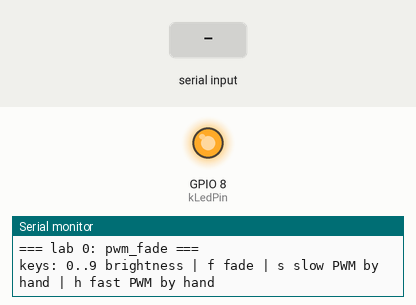
Recording of a sketch running on a simulated ESP32-S3. Parts: output pins drawn as LEDs (lit = HIGH), the last lines printed to the serial monitor. Dashed ring = blinking. The inputs (shaded band) are chosen by the test bench.

Above: at 1.4 s.
1.5 s: "f90\n" received over Serial
At 3.7 s:
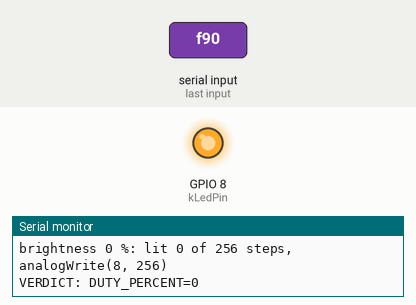
4.5 s: "s90\n" received over Serial
At 4.63 s:
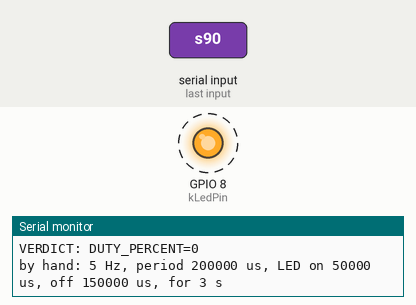
7.5 s: "f,45\n" received over Serial
10.5 s: "s,45\n" received over Serial
At 10.63 s:
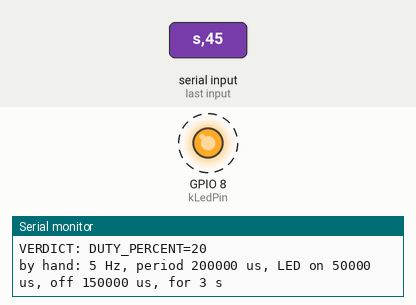
13.5 s: "s" received over Serial
Timing chart, 0 to 17.5 s (numbered marks = the images above; inputs shaded):
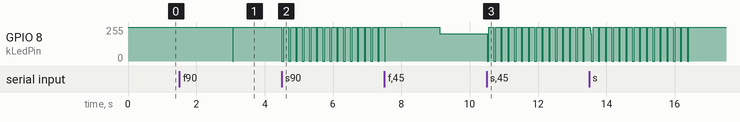

The sketch:

pwm_fade.ino
```cpp
// pwm_fade - brightness from an on/off pin: pulse-width modulation (PWM)
//
// A digital pin is either on or off. To make the LED half as bright, switch
// it on and off fast, so that it is on half of the time. The fraction of time
// it is on is the duty cycle. Done slowly, you see the blinking; done fast
// enough, the eye averages it into a dimmer light.
//
// Keys s and h do PWM by hand, with digitalWrite() and a delay. The other
// keys use analogWrite(), which hands the job to a hardware peripheral (LEDC)
// that keeps switching the pin while the CPU does something else.
//
//   0..9  brightness with analogWrite(): 0 = off ... 9 = full
//   f     fade up and down once with analogWrite()
//   s     PWM by hand at kSlowHz for 3 s: you see it blink
//   h     PWM by hand at kFastHz for 3 s: you see it dim

// ---- EXPERIMENT KNOBS ----
const int kLedPin = 8;            // blue LED, lit when LOW
const uint32_t kSlowHz = 5;       // PWM by hand, slow
const uint32_t kFastHz = 500;     // PWM by hand, fast
const int kHandDutyPercent = 25;  // duty cycle for keys s and h
const uint32_t kFadeMs = 2000;    // one fade, up and down

// The brightness for each digit key, in percent. The steps are small at the
// bottom on purpose: the eye notices a change from 1 % to 2 % much more than
// one from 75 % to 76 %.
static const int kLevels[10] = {0, 1, 2, 5, 10, 20, 35, 50, 75, 100};

// The PWM period has 256 steps, and analogWrite(pin, v) keeps the pin HIGH
// for v of them (255 and above means HIGH all the time). This LED lights when
// the pin is LOW, so to light it for `lit` steps out of 256, write 256 - lit.
// lit = 0 is off, lit = 256 is full on.
static int led_brightness(int lit) {
    int v = 256 - lit;
    analogWrite(kLedPin, v);
    return v;
}

static void pwm_by_hand(uint32_t hz) {
    uint32_t period_us = 1000000 / hz;
    uint32_t on_us = period_us * kHandDutyPercent / 100;
    uint32_t off_us = period_us - on_us;
    Serial.printf("by hand: %lu Hz, period %lu us, LED on %lu us, off %lu us, for 3 s\n", (unsigned long)hz,
                  (unsigned long)period_us, (unsigned long)on_us, (unsigned long)off_us);

    pinMode(kLedPin, OUTPUT);  // take the pin back from the PWM peripheral
    uint32_t periods = 3 * hz;
    for (uint32_t i = 0; i < periods; i++) {
        digitalWrite(kLedPin, LOW);  // on
        delayMicroseconds(on_us);
        digitalWrite(kLedPin, HIGH);  // off
        delayMicroseconds(off_us);
    }
    char v[32];
    snprintf(v, sizeof(v), "SOFT_PWM_HZ=%lu", (unsigned long)hz);
    Serial.printf("VERDICT: %s\n", v);
}

static void fade(void) {
    Serial.printf("fading up and down in %lu ms\n", (unsigned long)kFadeMs);
    uint32_t step_ms = kFadeMs / (2 * 257);
    if (step_ms == 0) step_ms = 1;
    for (int b = 0; b <= 256; b++) {
        led_brightness(b);
        delay(step_ms);
    }
    for (int b = 256; b >= 0; b--) {
        led_brightness(b);
        delay(step_ms);
    }
    Serial.println("VERDICT: FADE_DONE");
}

void setup() {
    led_brightness(0);

    Serial.begin(115200);
    uint32_t t = millis();
    while (!Serial && millis() - t < 3000) delay(10);
    delay(200);
    Serial.println();
    Serial.println("=== lab 0: pwm_fade ===");
    Serial.println("keys: 0..9 brightness | f fade | s slow PWM by hand | h fast PWM by hand");
}

void loop() {
    if (Serial.available() > 0) {
        int k = Serial.read();
        if (k >= '0' && k <= '9') {
            int percent = kLevels[k - '0'];
            int lit = percent * 256 / 100;
            int value = led_brightness(lit);
            Serial.printf("brightness %d %%: lit %d of 256 steps, analogWrite(%d, %d)\n", percent, lit, kLedPin,
                          value);
            char v[32];
            snprintf(v, sizeof(v), "DUTY_PERCENT=%d", percent);
            Serial.printf("VERDICT: %s\n", v);
        } else if (k == 'f') {
            fade();
        } else if (k == 's') {
            pwm_by_hand(kSlowHz);
        } else if (k == 'h') {
            pwm_by_hand(kFastHz);
        }
    }
    delay(10);
}
```

Measured:
- after the input at 1.5 s, GPIO 8 (kLedPin): 255/255 → 0/255 after 1.6 s, → 255/255 0.01 s later
- after the input at 4.5 s, GPIO 8 (kLedPin): alternates 255/255 for 0.15 s and 0/255 for 0.05 s, starting at once
- after the input at 10.5 s, GPIO 8 (kLedPin): alternates 255/255 for 0.15 s and 0/255 for 0.05 s, starting at once
